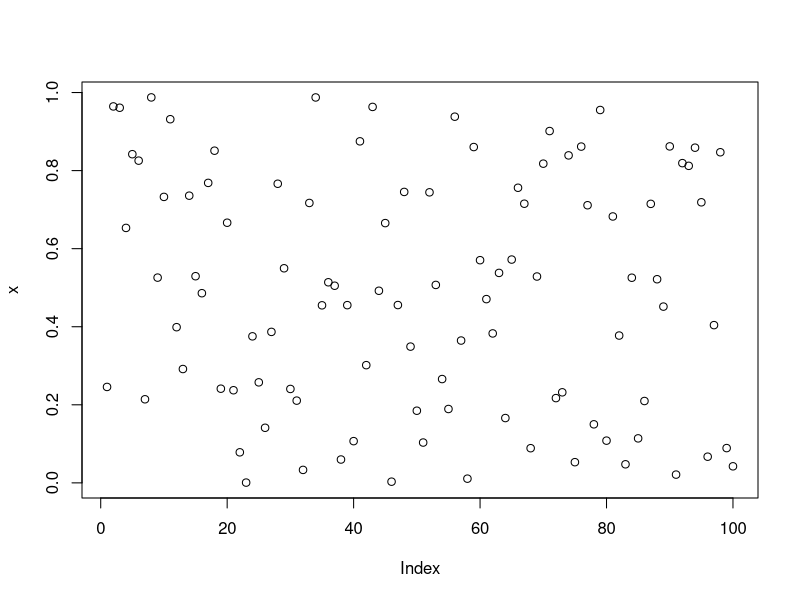

The R script that drew this image:
## ---- chunk 1
rm(list=ls())
gc()
library(RColorBrewer)
library(dplyr)
library(gdata)
library(wordcloud)
library(tm)
## ---- chunk 2
x <- runif(100)
plot(x)
